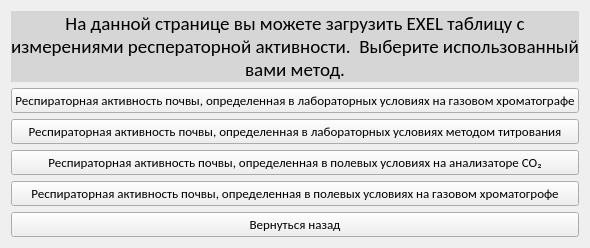
      <widget class="QWidget" name="EXEL">
       <layout class="QGridLayout" name="gridLayout">
        <item row="0" column="0">
         <widget class="QLabel" name="int_exel">
          <property name="font">
           <font>
            <family>Calibri</family>
            <pointsize>14</pointsize>
           </font>
          </property>
          <property name="styleSheet">
           <string notr="true">background-color: rgb(214, 214, 214);</string>
          </property>
          <property name="text">
           <string>На данной странице вы можете загрузить EXEL таблицу с измерениями респераторной активности.  Выберите использованный вами метод.</string>
          </property>
          <property name="alignment">
           <set>Qt::AlignCenter</set>
          </property>
          <property name="wordWrap">
           <bool>true</bool>
          </property>
         </widget>
        </item>
        <item row="1" column="0">
         <widget class="QPushButton" name="exel_lab_gkh_btn">
          <property name="font">
           <font>
            <family>Calibri</family>
            <pointsize>10</pointsize>
           </font>
          </property>
          <property name="text">
           <string>Респираторная активность почвы, определенная в лабораторных условиях на газовом хроматографе</string>
          </property>
         </widget>
        </item>
        <item row="3" column="0">
         <widget class="QPushButton" name="exel_field_co2_btn">
          <property name="font">
           <font>
            <family>Calibri</family>
            <pointsize>10</pointsize>
           </font>
          </property>
          <property name="text">
           <string>Респираторная активность почвы, определенная в полевых условиях на анализаторе СО₂</string>
          </property>
         </widget>
        </item>
        <item row="4" column="0">
         <widget class="QPushButton" name="exel_field_gkh_btn">
          <property name="font">
           <font>
            <family>Calibri</family>
            <pointsize>10</pointsize>
           </font>
          </property>
          <property name="text">
           <string>Респираторная активность почвы, определенная в полевых условиях на газовом хроматогрофе</string>
          </property>
         </widget>
        </item>
        <item row="2" column="0">
         <widget class="QPushButton" name="exel_lab_titr_btn">
          <property name="font">
           <font>
            <family>Calibri</family>
            <pointsize>10</pointsize>
           </font>
          </property>
          <property name="text">
           <string>Респираторная активность почвы, определенная в лабораторных условиях методом титрования</string>
          </property>
         </widget>
        </item>
        <item row="5" column="0">
         <widget class="QPushButton" name="exel_back_home_btn">
          <property name="font">
           <font>
            <family>Calibri</family>
            <pointsize>10</pointsize>
           </font>
          </property>
          <property name="text">
           <string>Вернуться назад</string>
          </property>
         </widget>
        </item>
       </layout>
      </widget>
